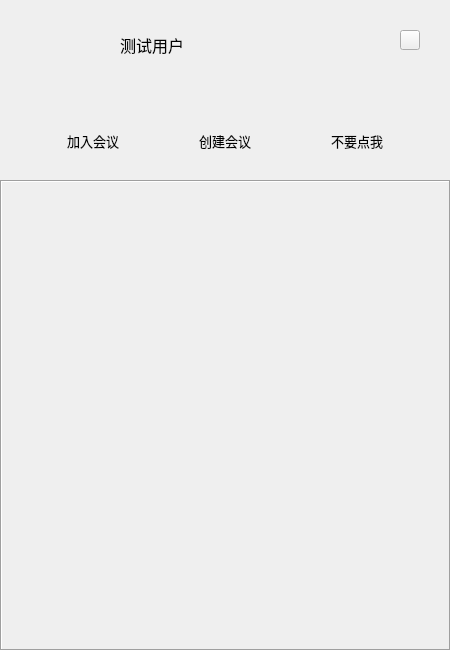
<?xml version="1.0" encoding="UTF-8"?>
<ui version="4.0">
 <class>WeChatDialog</class>
 <widget class="QDialog" name="WeChatDialog">
  <property name="geometry">
   <rect>
    <x>0</x>
    <y>0</y>
    <width>450</width>
    <height>650</height>
   </rect>
  </property>
  <property name="minimumSize">
   <size>
    <width>450</width>
    <height>650</height>
   </size>
  </property>
  <property name="maximumSize">
   <size>
    <width>450</width>
    <height>650</height>
   </size>
  </property>
  <property name="font">
   <font>
    <family>微软雅黑</family>
    <pointsize>10</pointsize>
   </font>
  </property>
  <property name="windowTitle">
   <string>WeChatDialog</string>
  </property>
  <property name="styleSheet">
   <string notr="true"/>
  </property>
  <widget class="QPushButton" name="pb_icon">
   <property name="geometry">
    <rect>
     <x>30</x>
     <y>20</y>
     <width>60</width>
     <height>60</height>
    </rect>
   </property>
   <property name="text">
    <string/>
   </property>
   <property name="icon">
    <iconset resource="res.qrc">
     <normaloff>:/tx/36.jpg</normaloff>:/tx/36.jpg</iconset>
   </property>
   <property name="iconSize">
    <size>
     <width>60</width>
     <height>60</height>
    </size>
   </property>
   <property name="flat">
    <bool>true</bool>
   </property>
  </widget>
  <widget class="QLabel" name="lb_name">
   <property name="geometry">
    <rect>
     <x>120</x>
     <y>30</y>
     <width>261</width>
     <height>30</height>
    </rect>
   </property>
   <property name="font">
    <font>
     <family>微软雅黑</family>
     <pointsize>12</pointsize>
    </font>
   </property>
   <property name="text">
    <string>测试用户</string>
   </property>
  </widget>
  <widget class="QPushButton" name="pb_set">
   <property name="geometry">
    <rect>
     <x>400</x>
     <y>30</y>
     <width>20</width>
     <height>20</height>
    </rect>
   </property>
   <property name="text">
    <string/>
   </property>
   <property name="icon">
    <iconset resource="res.qrc">
     <normaloff>:/images/sett.png</normaloff>:/images/sett.png</iconset>
   </property>
   <property name="iconSize">
    <size>
     <width>20</width>
     <height>20</height>
    </size>
   </property>
  </widget>
  <widget class="QScrollArea" name="scrollArea">
   <property name="geometry">
    <rect>
     <x>0</x>
     <y>180</y>
     <width>451</width>
     <height>471</height>
    </rect>
   </property>
   <property name="frameShape">
    <enum>QFrame::Box</enum>
   </property>
   <property name="widgetResizable">
    <bool>true</bool>
   </property>
   <widget class="QWidget" name="scrollAreaWidgetContents">
    <property name="geometry">
     <rect>
      <x>0</x>
      <y>0</y>
      <width>447</width>
      <height>467</height>
     </rect>
    </property>
   </widget>
  </widget>
  <widget class="QWidget" name="layoutWidget">
   <property name="geometry">
    <rect>
     <x>0</x>
     <y>100</y>
     <width>451</width>
     <height>81</height>
    </rect>
   </property>
   <layout class="QHBoxLayout" name="horizontalLayout">
    <item>
     <widget class="QToolButton" name="pb_join">
      <property name="font">
       <font>
        <family>微软雅黑</family>
        <pointsize>10</pointsize>
       </font>
      </property>
      <property name="text">
       <string>加入会议</string>
      </property>
      <property name="icon">
       <iconset resource="res.qrc">
        <normaloff>:/bq/028.png</normaloff>:/bq/028.png</iconset>
      </property>
      <property name="iconSize">
       <size>
        <width>30</width>
        <height>30</height>
       </size>
      </property>
      <property name="toolButtonStyle">
       <enum>Qt::ToolButtonTextUnderIcon</enum>
      </property>
      <property name="autoRaise">
       <bool>true</bool>
      </property>
     </widget>
    </item>
    <item>
     <widget class="QToolButton" name="pb_create">
      <property name="font">
       <font>
        <family>微软雅黑</family>
        <pointsize>10</pointsize>
       </font>
      </property>
      <property name="text">
       <string>创建会议</string>
      </property>
      <property name="icon">
       <iconset resource="res.qrc">
        <normaloff>:/bq/038.png</normaloff>:/bq/038.png</iconset>
      </property>
      <property name="iconSize">
       <size>
        <width>35</width>
        <height>35</height>
       </size>
      </property>
      <property name="toolButtonStyle">
       <enum>Qt::ToolButtonTextUnderIcon</enum>
      </property>
      <property name="autoRaise">
       <bool>true</bool>
      </property>
     </widget>
    </item>
    <item>
     <widget class="QToolButton" name="pb_bool3">
      <property name="font">
       <font>
        <family>微软雅黑</family>
        <pointsize>10</pointsize>
       </font>
      </property>
      <property name="text">
       <string>不要点我</string>
      </property>
      <property name="icon">
       <iconset resource="res.qrc">
        <normaloff>:/bq/074.png</normaloff>:/bq/074.png</iconset>
      </property>
      <property name="iconSize">
       <size>
        <width>30</width>
        <height>30</height>
       </size>
      </property>
      <property name="toolButtonStyle">
       <enum>Qt::ToolButtonTextUnderIcon</enum>
      </property>
      <property name="autoRaise">
       <bool>true</bool>
      </property>
     </widget>
    </item>
   </layout>
  </widget>
 </widget>
 <resources>
  <include location="res.qrc"/>
 </resources>
 <connections/>
</ui>
